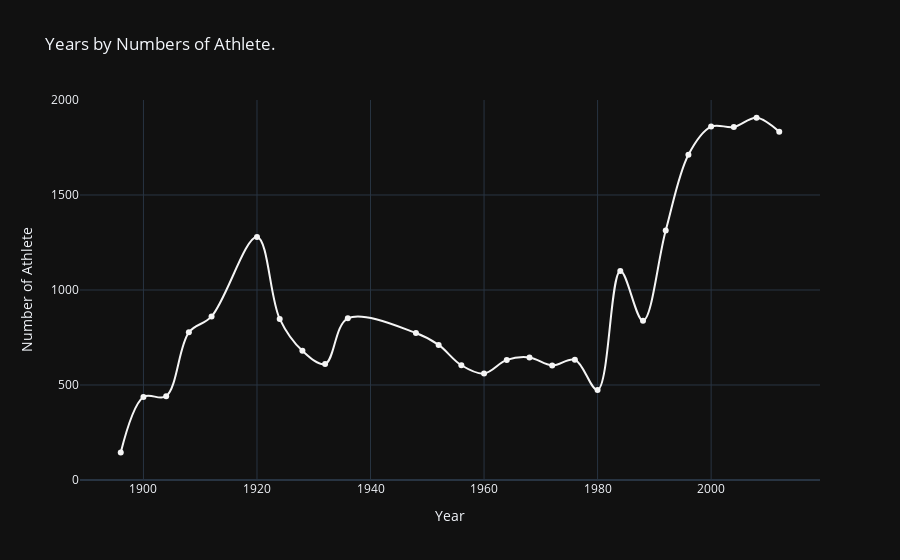

The notebook cell this image was saved under:
### Code cell
px.line(Number_of_Athete , 
x = 'Year' , 
y = 'Number_of_Athete' , 
range_y=[0 , 2000], 
labels={'Number_of_Athete':'Number of Athlete'} , 
hover_data=Number_of_Athete.columns , 
hover_name='Year' ,
markers='markers' ,
line_shape='spline' ,
title='Years by Numbers of Athlete.' ,
color_discrete_sequence=['whitesmoke'] ,
template='plotly_dark' ,
 )

### Figure 1 — Plotly figure (JSON) as saved in the notebook; plotly's stock layout.template omitted (floating-point values rounded to 4 significant figures)
{"data": [{"hovertemplate": "<b>%{hovertext}</b><br><br>Year=%{x}<br>Number of Athlete=%{y}<extra></extra>", "hovertext": [1896, 1900, 1904, 1908, 1912, 1920, 1924, 1928, 1932, 1936, 1948, 1952, 1956, 1960, 1964, 1968, 1972, 1976, 1980, 1984, 1988, 1992, 1996, 2000, 2004, 2008, 2012, "All"], "legendgroup": "", "line": {"color": "whitesmoke", "dash": "solid", "shape": "spline"}, "marker": {"symbol": "circle"}, "mode": "markers+lines", "name": "", "orientation": "v", "showlegend": false, "type": "scatter", "x": [1896, 1900, 1904, 1908, 1912, 1920, 1924, 1928, 1932, 1936, 1948, 1952, 1956, 1960, 1964, 1968, 1972, 1976, 1980, 1984, 1988, 1992, 1996, 2000, 2004, 2008, 2012, "All"], "xaxis": "x", "y": [145, 437, 441, 777, 861, 1279, 848, 680, 611, 851, 774, 711, 604, 560, 632, 645, 603, 633, 474, 1100, 838, 1313, 1712, 1860, 1858, 1907, 1833, 24987], "yaxis": "y"}], "layout": {"legend": {"tracegroupgap": 0}, "title": {"text": "Years by Numbers of Athlete."}, "xaxis": {"anchor": "y", "domain": [0, 1], "title": {"text": "Year"}}, "yaxis": {"anchor": "x", "domain": [0, 1], "range": [0, 2000], "title": {"text": "Number of Athlete"}}}}
